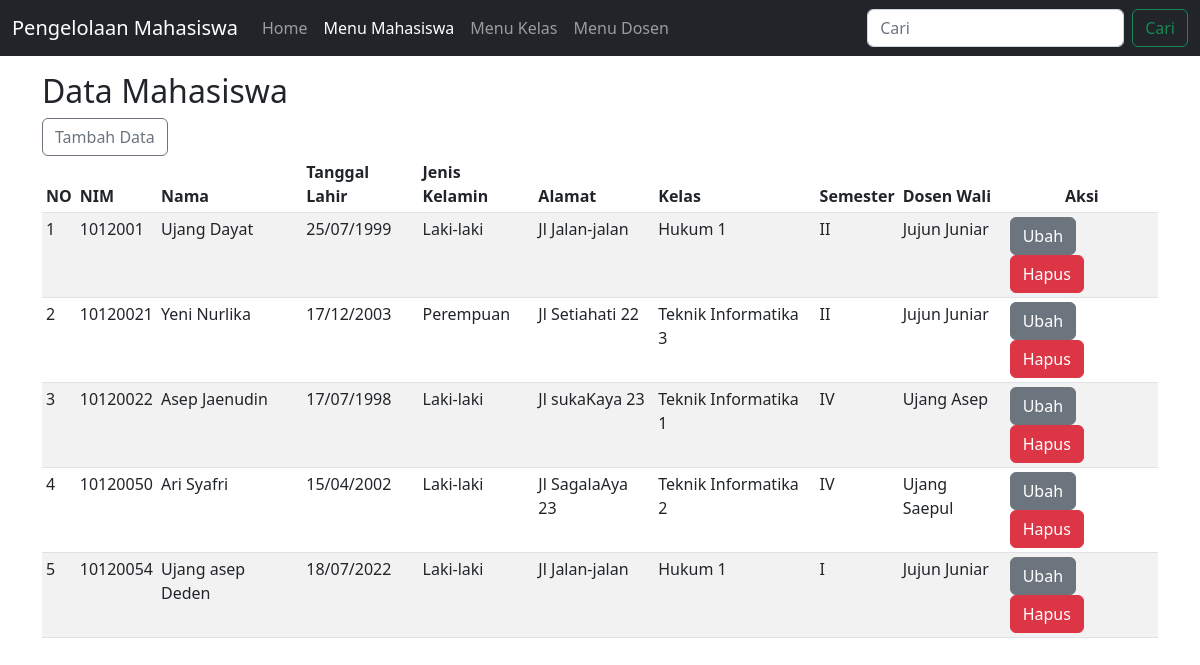
The page /menuMhs.php (signed in) on the database its author committed.
### tables this page shows
CREATE TABLE `mhs` (
  `nim` varchar(12) NOT NULL,
  `namaMhs` varchar(30) DEFAULT NULL,
  `JenisKelamin` enum('Laki-laki','Perempuan') NOT NULL,
  `tanggal_lahirMhs` date DEFAULT NULL,
  `AlamatMhs` varchar(30) DEFAULT NULL,
  `semester` varchar(5) DEFAULT NULL,
  `kodeKelas` varchar(12) DEFAULT NULL
);

CREATE TABLE `kelas` (
  `kodeKelas` varchar(12) NOT NULL,
  `nama_kelas` varchar(30) NOT NULL,
  `fakultas` varchar(30) DEFAULT NULL,
  `id_dosen` varchar(12) DEFAULT NULL
);

CREATE TABLE `dosen` (
  `id_dosen` varchar(12) NOT NULL,
  `nama_dsn` varchar(30) NOT NULL,
  `TanggalLahir` date NOT NULL,
  `Alamat` varchar(20) DEFAULT NULL
);

### functions.php (called while the page is built, shortened)
<?php
$conn = mysqli_connect("localhost","root","","db_mhs");
function query($query){
    global $conn;
    $result = mysqli_query($conn, $query);
    $rows = [];
    while( $row = mysqli_fetch_assoc($result)){
        $rows[] = $row;
    }
    return $rows;
}
?>

### menuMhs.php (the view, shortened to what this page needs)
<?php
    require 'functions.php';
    $mhs = query("SELECT * FROM mhs
    left join kelas
    on mhs.kodeKelas = kelas.kodeKelas
    left JOIN dosen
    on kelas.id_dosen = dosen.id_dosen;
    ");
?>
<!doctype html>
<html lang="en">
    <head>
        <link href="https://cdn.jsdelivr.net/npm/bootstrap@5.2.0-beta1/dist/css/bootstrap.min.css" rel="stylesheet">
    <link href="assets/css/navbar.css" rel="stylesheet">
    </head>
    <body>
        <nav class="navbar navbar-expand-md navbar-dark fixed-top bg-dark">
        <div class="container-fluid">
            <a class="navbar-brand" href="#">Pengelolaan Mahasiswa</a>
            <div class="collapse navbar-collapse" id="navbarCollapse">
            <ul class="navbar-nav me-auto mb-2 mb-md-0">
                <li class="nav-item">
                <a class="nav-link" href="index.php">Home</a>
                </li>
                <li class="nav-item">
                <a class="nav-link active" aria-current="page" href="#">Menu Mahasiswa</a>
                </li>
                <li class="nav-item">
                <a class="nav-link" href="menuKelas.php">Menu Kelas</a>
                </li>
                <li class="nav-item">
                <a class="nav-link" href="menuDosen.php">Menu Dosen</a>
                </li>
            </ul>
            <form class="d-flex" action="" method="post">
                <input class="form-control me-2" type="text" name="keyword" placeholder="Cari">
                <button class="btn btn-outline-success" type="submit" name="cari">Cari</button>
            </form>
            </div>
        </div>
        </nav>
    <main class="container">
    <h2>Data Mahasiswa</h2>
    <a class="btn btn-outline-secondary"  href="tambahMhs.php" button type="button">Tambah Data</a>
    <div class="table-responsive">
        <table class="table table-striped table-sm table-responsive">
        <thead>
            <tr>
                <th>NO</th>
                <th>NIM</th>
                <th>Nama</th>
                <th>Tanggal Lahir</th>
                <th>Jenis Kelamin</th>
                <th>Alamat</th>
                <th>Kelas</th>
                <th>Semester</th>
                <th>Dosen Wali</th>
                <th style="text-align: center;">Aksi</th>
            </tr>
        </thead>
        <tbody>
        <?php $i = 0; ?>
            <?php foreach($mhs as $row) : ?>
            <?php $i++; ?>
            <tr>
                <td><?= $i; ?></td>
                <td><?= $row["nim"]?></td>
                <td><?= $row["namaMhs"]?></td>
                <td><?= date('d/m/Y', strtotime($row["tanggal_lahirMhs"]));?></td>
                <td><?= $row["JenisKelamin"]?></td>
                <td><?= $row["AlamatMhs"]?></td>
                <td><?= $row["nama_kelas"]?></td>
                <td><?= $row["semester"]?></td>
                <td><?= $row["nama_dsn"]?></td>
                <td>
                    <a class="btn btn-secondary" href="ubahMhs.php?nim=<?= $row["nim"]; ?>">Ubah</a>
                    <a class="btn btn-danger" href="hapusMhs.php?nim=<?= $row["nim"]; ?>"onclick="return confirm('yakin?');"> Hapus</a>
                </td>
            </tr>
        <?php endforeach; ?>
        </tbody>
        </table>
    </div>
    </main>
    </body>
</html>

### assets/css/navbar.css (style rules this page uses)
body { padding-top: 4.5rem; padding-bottom: 25px }

### rows shown on the page
mhs: nim "1012001", namaMhs "Ujang Dayat", tanggal_lahirMhs "25/07/1999", JenisKelamin "Laki-laki", AlamatMhs "Jl Jalan-jalan", kodeKelas.nama_kelas "Hukum 1", semester "II", dosen.nama_dsn "Jujun Juniar"
mhs: nim "10120021", namaMhs "Yeni Nurlika", tanggal_lahirMhs "17/12/2003", JenisKelamin "Perempuan", AlamatMhs "Jl Setiahati 22", kodeKelas.nama_kelas "Teknik Informatika 3", semester "II", dosen.nama_dsn "Jujun Juniar"
mhs: nim "10120022", namaMhs "Asep Jaenudin", tanggal_lahirMhs "17/07/1998", JenisKelamin "Laki-laki", AlamatMhs "Jl sukaKaya 23", kodeKelas.nama_kelas "Teknik Informatika 1", semester "IV", dosen.nama_dsn "Ujang Asep"
mhs: nim "10120050", namaMhs "Ari Syafri", tanggal_lahirMhs "15/04/2002", JenisKelamin "Laki-laki", AlamatMhs "Jl SagalaAya 23", kodeKelas.nama_kelas "Teknik Informatika 2", semester "IV", dosen.nama_dsn "Ujang Saepul"
mhs: nim "10120054", namaMhs "Ujang asep Deden", tanggal_lahirMhs "18/07/2022", JenisKelamin "Laki-laki", AlamatMhs "Jl Jalan-jalan", kodeKelas.nama_kelas "Hukum 1", semester "I", dosen.nama_dsn "Jujun Juniar"
